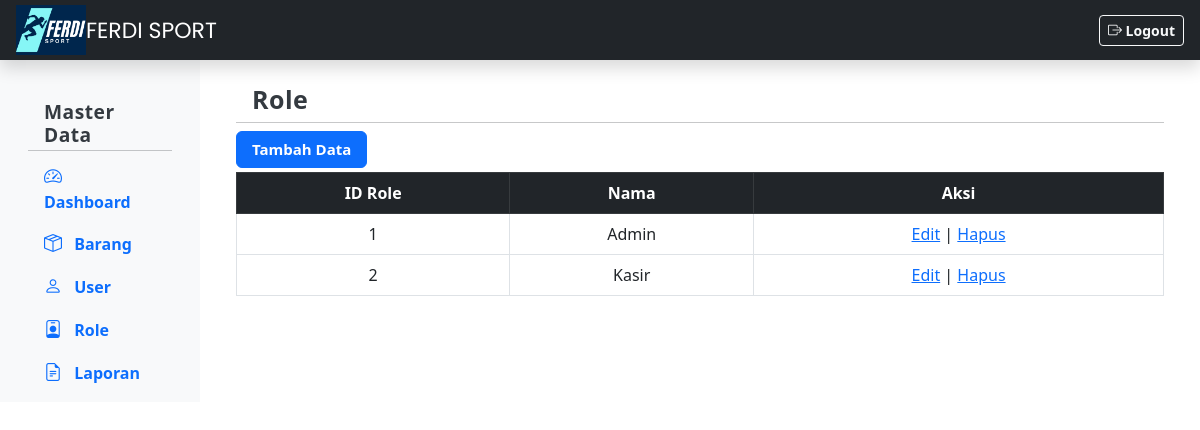
Page /index.php?page=role/role (signed in) on the committed database.
### tables this page shows
CREATE TABLE `role` (
  `id_role` int(11) NOT NULL,
  `nama` varchar(20) NOT NULL
);

### page/role/role.php (the view, shortened to what this page needs)
<?php
$view = $dbconnect->query("SELECT * FROM role");
?>
<div class="container">
	<h6 class="sidebar-heading d-flex justify-content-between align-items-center px-3 mt-4 mb-1 text-muted" style="font-size: 25px;">
  <span>Role</span>
</h6>
<hr class="my-2">
	<div class="d-flex justify-content-between align-items-center mb-1">
    <a href="index.php?page=barang/barang_add" class="btn btn-primary">Tambah Data</a>
</div>
	<table class="table table-bordered">
		 <thead class="table-dark">
		<tr>
			<th>ID Role</th>
			<th>Nama</th>
			<th>Aksi</th>
		</tr>
	</thead>
		<?php
        while ($row = $view->fetch_array()) { ?>
		<tr>
			<td> <?= $row['id_role'] ?> </td>
			<td><?= $row['nama'] ?></td>
			<td>
				<a href="index.php?page=role/role_edit&id=<?= $row['id_role'] ?>">Edit</a> |
				<a href="index.php?page=role/role_hapus&id=<?= $row['id_role'] ?>"
				onclick="return confirm('apakah anda yakin?')">Hapus</a>
				</td>
		</tr>
		<?php }
        ?>
	</table>
</div>

### css/style.css (style rules this page uses)
.sidebar-heading { font-size: 1.2rem; font-weight: bold; letter-spacing: 0.5px; color: #006cca; }
.table thead { background-color: #212529; color: white; font-size: 16px; }
.table td, .table th { vertical-align: middle; text-align: center; }
.btn-primary { font-size: 15px; padding: 6px 15px; font-weight: bold; }
.sidebar-heading span { font-weight: bold; color: #343a40; }

### rows in the picture
role: id_role "1", nama "Admin"
role: id_role "2", nama "Kasir"
